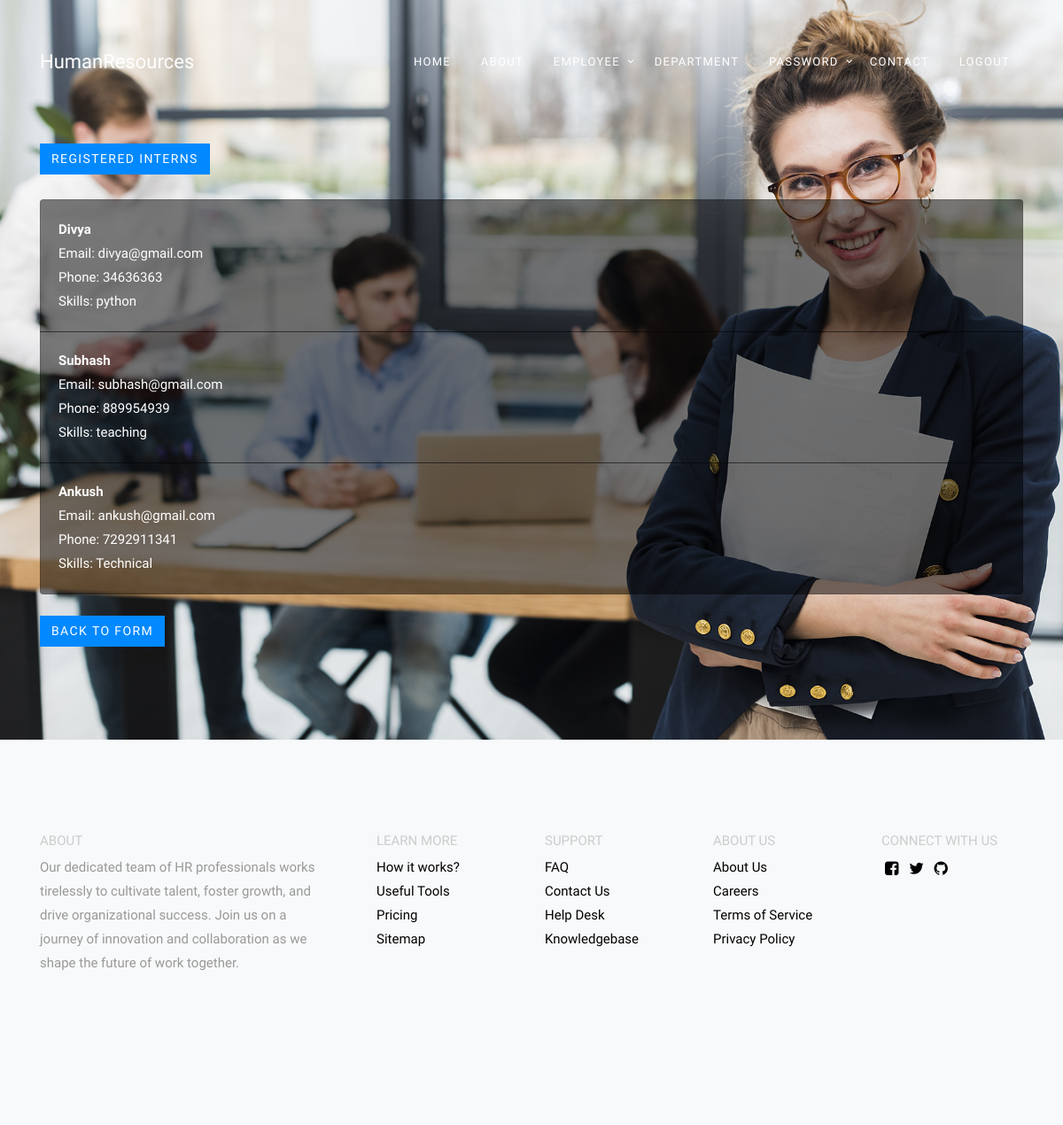
The app's page /intern_list/ with its own data.
### data/models.py (models this page shows, shortened)
class Intern(models.Model):
    name = models.CharField(max_length=100)
    email = models.EmailField()
    phone = models.CharField(max_length=20)
    skills = models.TextField()
    resume = models.FileField(upload_to='resumes/')

### data/views.py (the view)
# urls.py: path('intern_list/', views.intern_list, name='intern_list'),
def intern_list(request):
    interns = Intern.objects.all()
    return render(request, 'intern_list.html', {'interns': interns})

### data/templates/intern_list.html (shortened to what this page needs)
{% load static %}
{% block content %}
<!DOCTYPE html>
<html lang="en">
<head>
    <link rel="stylesheet" href="https://stackpath.bootstrapcdn.com/bootstrap/4.5.2/css/bootstrap.min.css">
    <link rel="stylesheet" href="{% static 'data/css/style.css' %}">
</head>
<body>
    <div class="js-animsition animsition" id="site-wrap" data-animsition-in-class="fade-in" data-animsition-out-class="fade-out">
        <header class="templateux-navbar" role="banner">
            <div class="container"  data-aos="fade-down">
              <div class="row">
                <div class="col-3 templateux-logo">
                  <a href="" class="animsition-link">HumanResources</a>
                </div>
                <nav class="col-9 site-nav">
                  <ul class="sf-menu templateux-menu d-none d-md-block">
                    <li class="active">
                      <a href="/home/" class="animsition-link">Home</a>
                    </li>
                    <li><a href="/about_us/" class="animsition-link">About</a></li>
                    <li>
                      <a href="" class="animsition-link">Employee</a>
                      </li>
                      </ul>
                    <li><a href="/department/" class="animsition-link">Department</a></li>
                    <li>
                      <a href="" class="animsition-link">Password</a>
                        <li>
                    <li><a href="/contact_us/" class="animsition-link">Contact</a></li>
                    <li><a href="/logout/" class="animsition-link">Logout</a><li>
                </nav>
              </div>
            </div>
          </header>
          <div class="templateux-section" style="background-image: url('{% static 'data/images/slider-1.jpg' %}'); background-size: cover; background-position: center;">
            <div class="container">
              <div class="row">
    <div class="container mt-5">
        <h1 class="mb-4"><a href="intern/" class="btn btn-primary">Registered Interns</a></h1>
        <ul class="list-group">
            {% for intern in interns %}
                <li class="list-group-item form-container" style="background-color: rgba(0, 0, 0, 0.5); padding: 20px; color: white;">
                    <strong>{{ intern.name }}</strong><br>
                    Email: {{ intern.email }}<br>
                    Phone: {{ intern.phone }}<br>
                    Skills: {{ intern.skills }}
                </li>
            {% empty %}
                <li class="list-group-item">No interns registered yet.</li>
            {% endfor %}
        </ul>
        <a href="{% url 'intern' %}" class="btn btn-primary mt-4">Back to Form</a>
    </div>
</div>
</div>
</div>
 <footer class="templateux-footer bg-light">
        <div class="container">
          <div class="row mb-5">
            <div class="col-md-4 pr-md-5">
              <div class="block-footer-widget">
                <h3>About</h3>
                <p>Our dedicated team of HR professionals works tirelessly to cultivate talent, foster growth, and drive organizational success. Join us on a journey of innovation and collaboration as we shape the future of work together.</p>
              </div>
            </div>
            <div class="col-md-8">
              <div class="row">
                <div class="col-md-3">
                  <div class="block-footer-widget">
                    <h3>Learn More</h3>
                    <ul class="list-unstyled">
                      <li><a href="#">How it works?</a></li>
                      <li><a href="#">Useful Tools</a></li>
                      <li><a href="#">Pricing</a></li>
                      <li><a href="#">Sitemap</a></li>
                    </ul>
                  </div>
                </div>
                <div class="col-md-3">
                  <div class="block-footer-widget">
                    <h3>Support</h3>
                    <ul class="list-unstyled">
                      <li><a href="#">FAQ</a></li>
                      <li><a href="#">Contact Us</a></li>
                      <li><a href="#">Help Desk</a></li>
                      <li><a href="#">Knowledgebase</a></li>
                    </ul>
                  </div>
                </div>
                <div class="col-md-3">
                  <div class="block-footer-widget">
                    <h3>About Us</h3>
                    <ul class="list-unstyled">
                      <li><a href="#">About Us</a></li>
                      <li><a href="#">Careers</a></li>
                      <li><a href="#">Terms of Service</a></li>
                      <li><a href="#">Privacy Policy</a></li>
                    </ul>
                  </div>
                </div>
                <div class="col-md-3">
                  <div class="block-footer-widget">
                    <h3>Connect With Us</h3>
                    <ul class="list-unstyled block-social">
                      <li><a href="#" class="p-1"><span class="icon-facebook-square"></span></a></li>
                      <li><a href="#" class="p-1"><span class="icon-twitter"></span></a></li>
                      <li><a href="#" class="p-1"><span class="icon-github"></span></a></li>
                    </ul>
                  </div>
                </div>
              </div>
            </div>
          </div>
        </div>
      </footer>
    </div>
    </body>
    </html>
    {% endblock %}

### records on screen
Intern: name "Divya", email "divya@gmail.com", phone "34636363", skills "python"
Intern: name "Subhash", email "subhash@gmail.com", phone "889954939", skills "teaching"
Intern: name "Ankush", email "ankush@gmail.com", phone "7292911341", skills "Technical"
